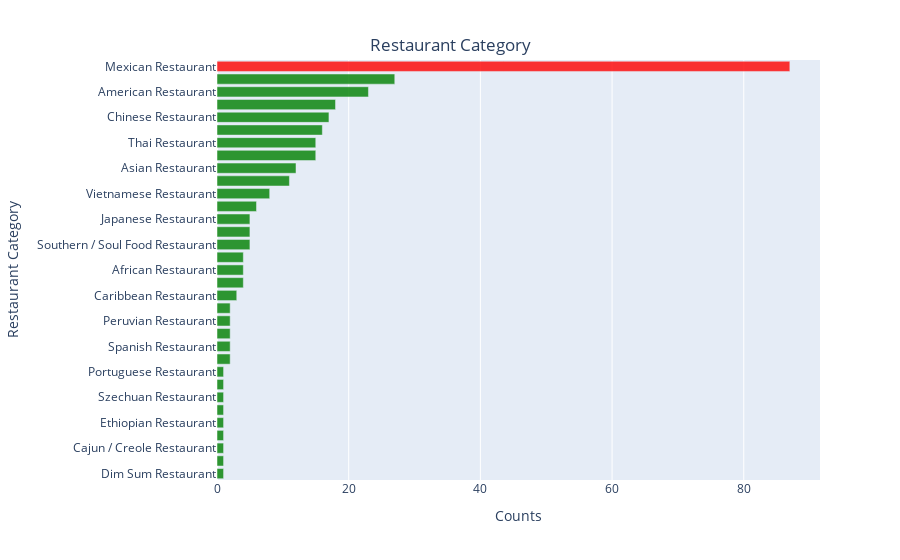

Notebook source saved alongside this figure:
### Code cell
# visualize the restaurants using barchart
import plotly.express as px 
df = restaurant_category_clus1.sort_values(by="Counts", ascending=True, ignore_index=True)

fig = px.bar(df, x="Counts", y="Restaurant Category", orientation='h') 

fig.update_layout(
    title={
        'text': "Restaurant Category",
        'y':0.93,
        'x':0.5,
        'xanchor': 'center',
        'yanchor': 'top'})

colors = ['green', ] * df["Counts"].count()
colors[int(df[df["Counts"] == max(df["Counts"])].index[0])] = 'red'
fig.update_traces(marker=dict(color=colors, opacity=0.8))

# save figure
fig.write_image("../images/sd_hoods_cluster1_restaurants_fig12_a.png")
fig.show()
fig.show(renderer="png")

### Figure 1 — Plotly figure (JSON) as saved in the notebook; plotly's stock layout.template omitted (floating-point values rounded to 4 significant figures)
{"data": [{"alignmentgroup": "True", "hovertemplate": "Counts=%{x}<br>Restaurant Category=%{y}<extra></extra>", "legendgroup": "", "marker": {"color": ["green", "green", "green", "green", "green", "green", "green", "green", "green", "green", "green", "green", "green", "green", "green", "green", "green", "green", "green", "green", "green", "green", "green", "green", "green", "green", "green", "green", "green", "green", "green", "green", "red"], "opacity": 0.8}, "name": "", "offsetgroup": "", "orientation": "h", "showlegend": false, "textposition": "auto", "type": "bar", "x": [1, 1, 1, 1, 1, 1, 1, 1, 1, 2, 2, 2, 2, 2, 3, 4, 4, 4, 5, 5, 5, 6, 8, 11, 12, 15, 15, 16, 17, 18, 23, 27, 87], "xaxis": "x", "y": ["Dim Sum Restaurant", "Hawaiian Restaurant", "Cajun / Creole Restaurant", "Moroccan Restaurant", "Ethiopian Restaurant", "Comfort Food Restaurant", "Szechuan Restaurant", "Cuban Restaurant", "Portuguese Restaurant", "Middle Eastern Restaurant", "Spanish Restaurant", "Filipino Restaurant", "Peruvian Restaurant", "Ramen Restaurant", "Caribbean Restaurant", "New American Restaurant", "African Restaurant", "French Restaurant", "Southern / Soul Food Restaurant", "Vegetarian / Vegan Restaurant", "Japanese Restaurant", "Mediterranean Restaurant", "Vietnamese Restaurant", "Seafood Restaurant", "Asian Restaurant", "Sushi Restaurant", "Thai Restaurant", "Restaurant", "Chinese Restaurant", "Fast Food Restaurant", "American Restaurant", "Italian Restaurant", "Mexican Restaurant"], "yaxis": "y"}], "layout": {"barmode": "relative", "legend": {"tracegroupgap": 0}, "margin": {"t": 60}, "title": {"text": "Restaurant Category", "x": 0.5, "xanchor": "center", "y": 0.93, "yanchor": "top"}, "xaxis": {"anchor": "y", "domain": [0, 1], "title": {"text": "Counts"}}, "yaxis": {"anchor": "x", "domain": [0, 1], "title": {"text": "Restaurant Category"}}}}
